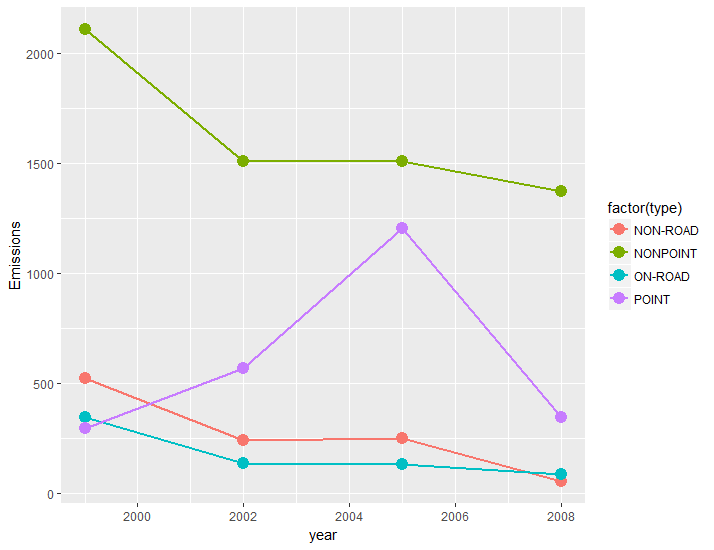

Reproduce this figure in R.
#Of the four types of sources indicated by the type (point, nonpoint, onroad, nonroad) 
#variable, which of these four sources have seen decreases in emissions from 1999–2008 for Baltimore City?

totals <- aggregate(Emissions ~ type + year, NEIsub, sum) #summing emissions by SCC and year
ggplot(totals, aes(year, Emissions)) + geom_point(aes(colour = factor(type)), size = 4) + geom_line(aes(group = type, colour = type),size = 1)
